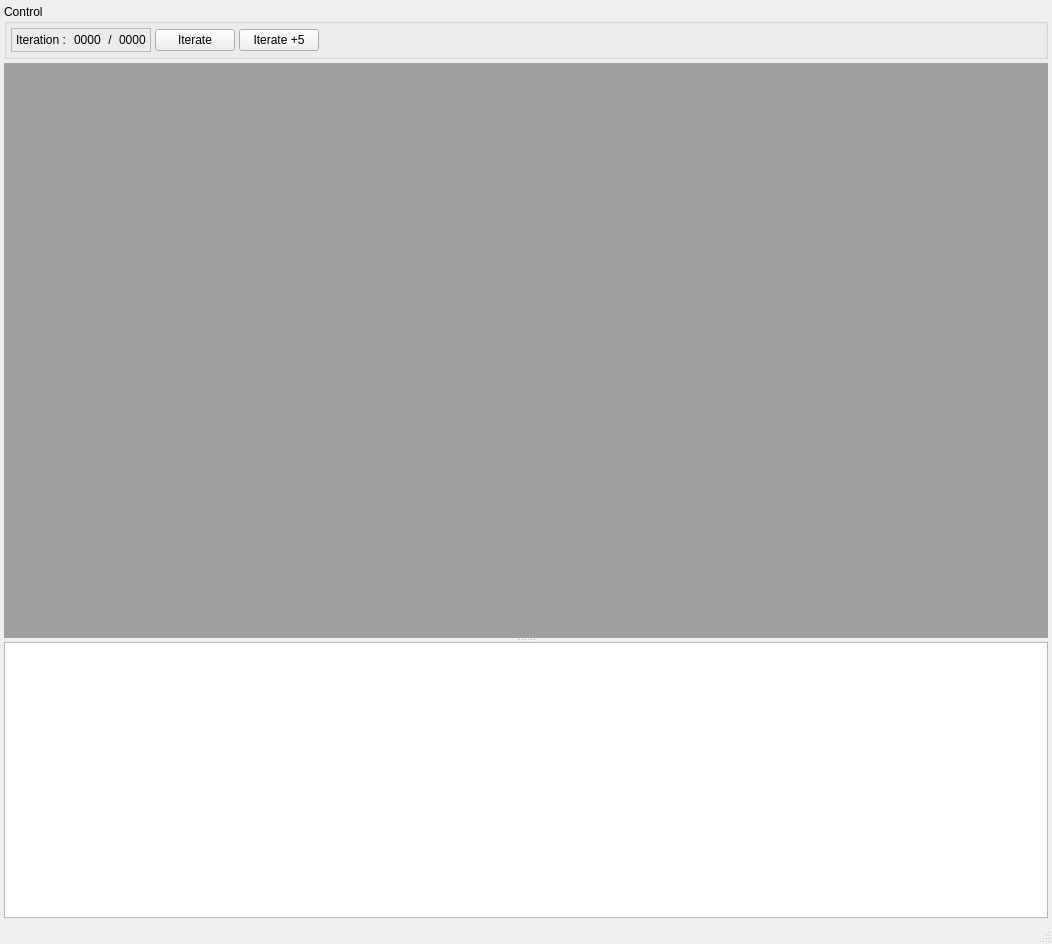
<?xml version="1.0" encoding="UTF-8"?>
<ui version="4.0">
 <class>MonitorWindow</class>
 <widget class="QMainWindow" name="MonitorWindow">
  <property name="geometry">
   <rect>
    <x>0</x>
    <y>0</y>
    <width>1052</width>
    <height>944</height>
   </rect>
  </property>
  <property name="font">
   <font>
    <pointsize>9</pointsize>
   </font>
  </property>
  <property name="windowTitle">
   <string>Monitor</string>
  </property>
  <widget class="QWidget" name="Centralwidget">
   <layout class="QVBoxLayout" name="verticalLayout">
    <property name="spacing">
     <number>4</number>
    </property>
    <property name="leftMargin">
     <number>4</number>
    </property>
    <property name="topMargin">
     <number>4</number>
    </property>
    <property name="rightMargin">
     <number>4</number>
    </property>
    <property name="bottomMargin">
     <number>4</number>
    </property>
    <item>
     <widget class="QGroupBox" name="ControlGroup">
      <property name="sizePolicy">
       <sizepolicy hsizetype="Preferred" vsizetype="Minimum">
        <horstretch>0</horstretch>
        <verstretch>0</verstretch>
       </sizepolicy>
      </property>
      <property name="title">
       <string>Control</string>
      </property>
      <layout class="QHBoxLayout" name="horizontalLayout_2">
       <property name="spacing">
        <number>4</number>
       </property>
       <property name="leftMargin">
        <number>4</number>
       </property>
       <property name="topMargin">
        <number>4</number>
       </property>
       <property name="rightMargin">
        <number>4</number>
       </property>
       <property name="bottomMargin">
        <number>4</number>
       </property>
       <item>
        <widget class="QFrame" name="IterationFrame">
         <property name="sizePolicy">
          <sizepolicy hsizetype="Preferred" vsizetype="Minimum">
           <horstretch>0</horstretch>
           <verstretch>0</verstretch>
          </sizepolicy>
         </property>
         <property name="frameShape">
          <enum>QFrame::StyledPanel</enum>
         </property>
         <property name="frameShadow">
          <enum>QFrame::Sunken</enum>
         </property>
         <layout class="QHBoxLayout" name="horizontalLayout">
          <property name="spacing">
           <number>4</number>
          </property>
          <property name="leftMargin">
           <number>4</number>
          </property>
          <property name="topMargin">
           <number>4</number>
          </property>
          <property name="rightMargin">
           <number>4</number>
          </property>
          <property name="bottomMargin">
           <number>4</number>
          </property>
          <item>
           <widget class="QLabel" name="label">
            <property name="sizePolicy">
             <sizepolicy hsizetype="Minimum" vsizetype="Preferred">
              <horstretch>0</horstretch>
              <verstretch>0</verstretch>
             </sizepolicy>
            </property>
            <property name="text">
             <string>Iteration : </string>
            </property>
           </widget>
          </item>
          <item>
           <widget class="QLabel" name="IterationNumberLabel">
            <property name="text">
             <string>0000</string>
            </property>
           </widget>
          </item>
          <item>
           <widget class="QLabel" name="label_2">
            <property name="sizePolicy">
             <sizepolicy hsizetype="Minimum" vsizetype="Preferred">
              <horstretch>0</horstretch>
              <verstretch>0</verstretch>
             </sizepolicy>
            </property>
            <property name="text">
             <string> / </string>
            </property>
           </widget>
          </item>
          <item>
           <widget class="QLabel" name="IterationLimitLabel">
            <property name="text">
             <string>0000</string>
            </property>
           </widget>
          </item>
         </layout>
        </widget>
       </item>
       <item>
        <widget class="QPushButton" name="IterateButton">
         <property name="text">
          <string>Iterate</string>
         </property>
        </widget>
       </item>
       <item>
        <widget class="QPushButton" name="IterateFiveButton">
         <property name="text">
          <string>Iterate +5</string>
         </property>
        </widget>
       </item>
       <item>
        <spacer name="horizontalSpacer">
         <property name="orientation">
          <enum>Qt::Horizontal</enum>
         </property>
         <property name="sizeHint" stdset="0">
          <size>
           <width>699</width>
           <height>20</height>
          </size>
         </property>
        </spacer>
       </item>
      </layout>
     </widget>
    </item>
    <item>
     <widget class="QSplitter" name="splitter">
      <property name="orientation">
       <enum>Qt::Vertical</enum>
      </property>
      <widget class="QMdiArea" name="MainArea">
       <property name="font">
        <font>
         <pointsize>9</pointsize>
        </font>
       </property>
      </widget>
      <widget class="QTextBrowser" name="MessagesBrowser">
       <property name="font">
        <font>
         <family>Courier</family>
         <pointsize>8</pointsize>
        </font>
       </property>
      </widget>
     </widget>
    </item>
   </layout>
  </widget>
  <widget class="QMenuBar" name="menubar">
   <property name="geometry">
    <rect>
     <x>0</x>
     <y>0</y>
     <width>1052</width>
     <height>24</height>
    </rect>
   </property>
  </widget>
  <widget class="QStatusBar" name="statusbar"/>
 </widget>
 <resources>
  <include location="icons.qrc"/>
 </resources>
 <connections/>
</ui>
